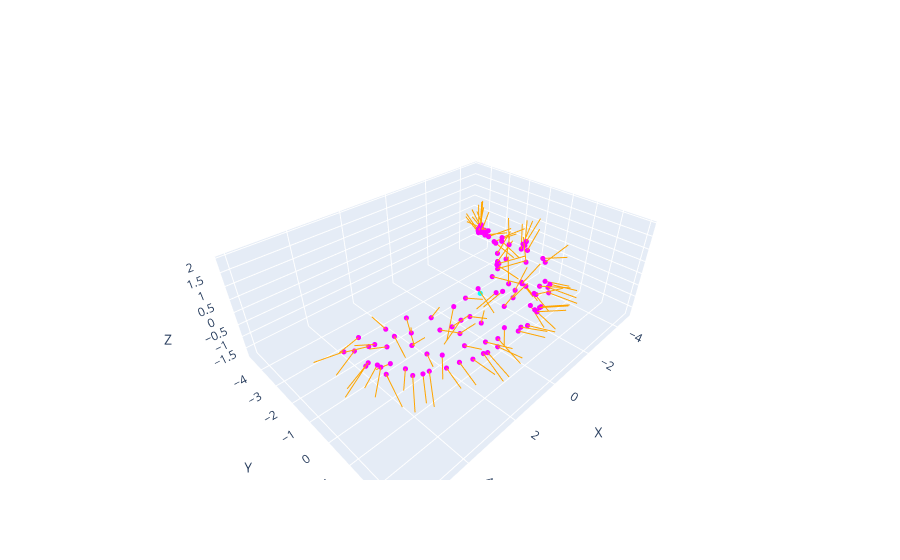

Here is the notebook cell this chart was saved with:
### Code cell
fig = new_fig()

# Ajouter les points à la figure
add_points(points, fig, 'magenta')

# Ajouter les points à la figure
add_point(center, fig, 'cyan')

# Ajouter les vecteurs normaux à la figure
for point, normal in zip(points, normals):
    add_line(point, point + normal, fig, 'orange')

fig.show()

### Figure 1 — Plotly figure (JSON) as saved in the notebook; plotly's stock layout.template omitted (floating-point values rounded to 4 significant figures)
{"data": [{"marker": {"color": "magenta", "size": 3}, "mode": "markers", "type": "scatter3d", "x": [-3.817], "y": [-3.578], "z": [-0.2661]}, {"marker": {"color": "magenta", "size": 3}, "mode": "markers", "type": "scatter3d", "x": [-4.025], "y": [-3.605], "z": [-0.3537]}, {"marker": {"color": "magenta", "size": 3}, "mode": "markers", "type": "scatter3d", "x": [-4.301], "y": [-3.652], "z": [-0.5765]}, {"marker": {"color": "magenta", "size": 3}, "mode": "markers", "type": "scatter3d", "x": [-4.295], "y": [-3.574], "z": [-0.69]}, {"marker": {"color": "magenta", "size": 3}, "mode": "markers", "type": "scatter3d", "x": [-4.002], "y": [-3.746], "z": [-0.614]}, {"marker": {"color": "magenta", "size": 3}, "mode": "markers", "type": "scatter3d", "x": [-3.538], "y": [-3.201], "z": [-0.2215]}, {"marker": {"color": "magenta", "size": 3}, "mode": "markers", "type": "scatter3d", "x": [-3.758], "y": [-3.44], "z": [-0.0826]}, {"marker": {"color": "magenta", "size": 3}, "mode": "markers", "type": "scatter3d", "x": [-3.722], "y": [-3.473], "z": [-0.2995]}, {"marker": {"color": "magenta", "size": 3}, "mode": "markers", "type": "scatter3d", "x": [-3.902], "y": [-3.683], "z": [-0.4634]}, {"marker": {"color": "magenta", "size": 3}, "mode": "markers", "type": "scatter3d", "x": [-3.835], "y": [-3.463], "z": [-0.06672]}, {"marker": {"color": "magenta", "size": 3}, "mode": "markers", "type": "scatter3d", "x": [-3.973], "y": [-3.176], "z": [-0.299]}, {"marker": {"color": "magenta", "size": 3}, "mode": "markers", "type": "scatter3d", "x": [-3.397], "y": [-2.357], "z": [-0.278]}, {"marker": {"color": "magenta", "size": 3}, "mode": "markers", "type": "scatter3d", "x": [-3.176], "y": [-2.482], "z": [-0.008278]}, {"marker": {"color": "magenta", "size": 3}, "mode": "markers", "type": "scatter3d", "x": [-3.305], "y": [-2.789], "z": [-0.09838]}, {"marker": {"color": "magenta", "size": 3}, "mode": "markers", "type": "scatter3d", "x": [-3.097], "y": [-1.452], "z": [-0.5943]}, {"marker": {"color": "magenta", "size": 3}, "mode": "markers", "type": "scatter3d", "x": [-2.677], "y": [-1.692], "z": [0.2049]}, {"marker": {"color": "magenta", "size": 3}, "mode": "markers", "type": "scatter3d", "x": [-2.676], "y": [-1.411], "z": [0.3994]}, {"marker": {"color": "magenta", "size": 3}, "mode": "markers", "type": "scatter3d", "x": [-3.68], "y": [-1.181], "z": [-0.2603]}, {"marker": {"color": "magenta", "size": 3}, "mode": "markers", "type": "scatter3d", "x": [-3.681], "y": [-1.123], "z": [-0.01341]}, {"marker": {"color": "magenta", "size": 3}, "mode": "markers", "type": "scatter3d", "x": [-2.694], "y": [0.6905], "z": [-0.4394]}, {"marker": {"color": "magenta", "size": 3}, "mode": "markers", "type": "scatter3d", "x": [-2.56], "y": [-0.01851], "z": [-0.9411]}, {"marker": {"color": "magenta", "size": 3}, "mode": "markers", "type": "scatter3d", "x": [-3.382], "y": [-0.7787], "z": [0.357]}, {"marker": {"color": "magenta", "size": 3}, "mode": "markers", "type": "scatter3d", "x": [-3.177], "y": [-1.794], "z": [0.2138]}, {"marker": {"color": "magenta", "size": 3}, "mode": "markers", "type": "scatter3d", "x": [-3.288], "y": [0.09931], "z": [0.0243]}, {"marker": {"color": "magenta", "size": 3}, "mode": "markers", "type": "scatter3d", "x": [-2.449], "y": [-1.365], "z": [-0.3857]}, {"marker": {"color": "magenta", "size": 3}, "mode": "markers", "type": "scatter3d", "x": [-2.889], "y": [-1.742], "z": [-0.3615]}, {"marker": {"color": "magenta", "size": 3}, "mode": "markers", "type": "scatter3d", "x": [-2.63], "y": [-0.2848], "z": [-0.9176]}, {"marker": {"color": "magenta", "size": 3}, "mode": "markers", "type": "scatter3d", "x": [-1.958], "y": [-0.9968], "z": [-0.153]}, {"marker": {"color": "magenta", "size": 3}, "mode": "markers", "type": "scatter3d", "x": [-3.735], "y": [-1.069], "z": [-0.07097]}, {"marker": {"color": "magenta", "size": 3}, "mode": "markers", "type": "scatter3d", "x": [-3.463], "y": [-0.7411], "z": [-0.5874]}, {"marker": {"color": "magenta", "size": 3}, "mode": "markers", "type": "scatter3d", "x": [-2.477], "y": [-0.9023], "z": [0.5374]}, {"marker": {"color": "magenta", "size": 3}, "mode": "markers", "type": "scatter3d", "x": [-2.827], "y": [0.5052], "z": [0.2358]}, {"marker": {"color": "magenta", "size": 3}, "mode": "markers", "type": "scatter3d", "x": [-2.29], "y": [0.05204], "z": [0.7652]}, {"marker": {"color": "magenta", "size": 3}, "mode": "markers", "type": "scatter3d", "x": [4.429], "y": [0.04686], "z": [0.6119]}, {"marker": {"color": "magenta", "size": 3}, "mode": "markers", "type": "scatter3d", "x": [3.982], "y": [-0.00957], "z": [0.8527]}, {"marker": {"color": "magenta", "size": 3}, "mode": "markers", "type": "scatter3d", "x": [3.418], "y": [-0.4218], "z": [-0.005919]}, {"marker": {"color": "magenta", "size": 3}, "mode": "markers", "type": "scatter3d", "x": [2.995], "y": [-0.3278], "z": [0.5036]}, {"marker": {"color": "magenta", "size": 3}, "mode": "markers", "type": "scatter3d", "x": [3.609], "y": [0.6227], "z": [0.8734]}, {"marker": {"color": "magenta", "size": 3}, "mode": "markers", "type": "scatter3d", "x": [4.161], "y": [0.9659], "z": [0.161]}, {"marker": {"color": "magenta", "size": 3}, "mode": "markers", "type": "scatter3d", "x": [4.282], "y": [0.3918], "z": [0.6546]}, {"marker": {"color": "magenta", "size": 3}, "mode": "markers", "type": "scatter3d", "x": [3.589], "y": [1.205], "z": [0.478]}, {"marker": {"color": "magenta", "size": 3}, "mode": "markers", "type": "scatter3d", "x": [2.591], "y": [1.642], "z": [0.413]}, {"marker": {"color": "magenta", "size": 3}, "mode": "markers", "type": "scatter3d", "x": [2.613], "y": [1.183], "z": [0.8293]}, {"marker": {"color": "magenta", "size": 3}, "mode": "markers", "type": "scatter3d", "x": [3.597], "y": [1.283], "z": [-0.1042]}, {"marker": {"color": "magenta", "size": 3}, "mode": "markers", "type": "scatter3d", "x": [3.937], "y": [-0.024], "z": [-0.4883]}, {"marker": {"color": "magenta", "size": 3}, "mode": "markers", "type": "scatter3d", "x": [4.321], "y": [-0.1185], "z": [-0.3414]}, {"marker": {"color": "magenta", "size": 3}, "mode": "markers", "type": "scatter3d", "x": [4.536], "y": [-0.09232], "z": [0.519]}, {"marker": {"color": "magenta", "size": 3}, "mode": "markers", "type": "scatter3d", "x": [4.675], "y": [-0.6453], "z": [0.08259]}, {"marker": {"color": "magenta", "size": 3}, "mode": "markers", "type": "scatter3d", "x": [5], "y": [-0.6476], "z": [0.2627]}, {"marker": {"color": "magenta", "size": 3}, "mode": "markers", "type": "scatter3d", "x": [2.887], "y": [0.638], "z": [0.9975]}, {"marker": {"color": "magenta", "size": 3}, "mode": "markers", "type": "scatter3d", "x": [2.794], "y": [1.652], "z": [-0.0691]}, {"marker": {"color": "magenta", "size": 3}, "mode": "markers", "type": "scatter3d", "x": [3.134], "y": [1.482], "z": [-0.1711]}, {"marker": {"color": "magenta", "size": 3}, "mode": "markers", "type": "scatter3d", "x": [4.72], "y": [-0.08164], "z": [-0.08383]}, {"marker": {"color": "magenta", "size": 3}, "mode": "markers", "type": "scatter3d", "x": [4.432], "y": [-0.7327], "z": [0.38]}, {"marker": {"color": "magenta", "size": 3}, "mode": "markers", "type": "scatter3d", "x": [4.762], "y": [0.1377], "z": [0.2245]}, {"marker": {"color": "magenta", "size": 3}, "mode": "markers", "type": "scatter3d", "x": [3.424], "y": [0.8055], "z": [-0.6809]}, {"marker": {"color": "magenta", "size": 3}, "mode": "markers", "type": "scatter3d", "x": [3.94], "y": [0.9783], "z": [-0.2435]}, {"marker": {"color": "magenta", "size": 3}, "mode": "markers", "type": "scatter3d", "x": [4.399], "y": [0.3859], "z": [-0.2927]}, {"marker": {"color": "magenta", "size": 3}, "mode": "markers", "type": "scatter3d", "x": [-1.668], "y": [0.8544], "z": [-0.903]}, {"marker": {"color": "magenta", "size": 3}, "mode": "markers", "type": "scatter3d", "x": [-1.783], "y": [1.38], "z": [0.0846]}, {"marker": {"color": "magenta", "size": 3}, "mode": "markers", "type": "scatter3d", "x": [-1.111], "y": [1.464], "z": [0.5]}, {"marker": {"color": "magenta", "size": 3}, "mode": "markers", "type": "scatter3d", "x": [-2.287], "y": [0.5518], "z": [-0.8471]}, {"marker": {"color": "magenta", "size": 3}, "mode": "markers", "type": "scatter3d", "x": [-1.695], "y": [1.489], "z": [-0.04322]}, {"marker": {"color": "magenta", "size": 3}, "mode": "markers", "type": "scatter3d", "x": [-1.327], "y": [1.269], "z": [-0.685]}, {"marker": {"color": "magenta", "size": 3}, "mode": "markers", "type": "scatter3d", "x": [-1.246], "y": [-0.09808], "z": [-0.5564]}, {"marker": {"color": "magenta", "size": 3}, "mode": "markers", "type": "scatter3d", "x": [-2.313], "y": [1.126], "z": [-0.1742]}, {"marker": {"color": "magenta", "size": 3}, "mode": "markers", "type": "scatter3d", "x": [-1.439], "y": [-0.5102], "z": [0.3471]}, {"marker": {"color": "magenta", "size": 3}, "mode": "markers", "type": "scatter3d", "x": [-1.079], "y": [-0.2658], "z": [0.4015]}, {"marker": {"color": "magenta", "size": 3}, "mode": "markers", "type": "scatter3d", "x": [-1.957], "y": [-0.06743], "z": [-0.8511]}, {"marker": {"color": "magenta", "size": 3}, "mode": "markers", "type": "scatter3d", "x": [-0.8493], "y": [1.781], "z": [-0.01947]}, {"marker": {"color": "magenta", "size": 3}, "mode": "markers", "type": "scatter3d", "x": [0.9211], "y": [0.09959], "z": [0.3702]}, {"marker": {"color": "magenta", "size": 3}, "mode": "markers", "type": "scatter3d", "x": [0.3288], "y": [0.1001], "z": [0.4425]}, {"marker": {"color": "magenta", "size": 3}, "mode": "markers", "type": "scatter3d", "x": [0.6178], "y": [0.5456], "z": [-0.5614]}, {"marker": {"color": "magenta", "size": 3}, "mode": "markers", "type": "scatter3d", "x": [0.9091], "y": [0.3004], "z": [-0.2688]}, {"marker": {"color": "magenta", "size": 3}, "mode": "markers", "type": "scatter3d", "x": [-0.7151], "y": [1.816], "z": [0.03503]}, {"marker": {"color": "magenta", "size": 3}, "mode": "markers", "type": "scatter3d", "x": [-0.5098], "y": [1.87], "z": [0.01062]}, {"marker": {"color": "magenta", "size": 3}, "mode": "markers", "type": "scatter3d", "x": [-0.04457], "y": [1.883], "z": [-0.2703]}, {"marker": {"color": "magenta", "size": 3}, "mode": "markers", "type": "scatter3d", "x": [3.066], "y": [-0.06886], "z": [-0.3673]}, {"marker": {"color": "magenta", "size": 3}, "mode": "markers", "type": "scatter3d", "x": [0.004345], "y": [1.049], "z": [0.9369]}, {"marker": {"color": "magenta", "size": 3}, "mode": "markers", "type": "scatter3d", "x": [0.5007], "y": [2.007], "z": [0.05566]}, {"marker": {"color": "magenta", "size": 3}, "mode": "markers", "type": "scatter3d", "x": [0.6017], "y": [1.998], "z": [-0.04028]}, {"marker": {"color": "magenta", "size": 3}, "mode": "markers", "type": "scatter3d", "x": [1.124], "y": [1.671], "z": [-0.5495]}, {"marker": {"color": "magenta", "size": 3}, "mode": "markers", "type": "scatter3d", "x": [-0.6863], "y": [1.639], "z": [0.4763]}, {"marker": {"color": "magenta", "size": 3}, "mode": "markers", "type": "scatter3d", "x": [-0.4085], "y": [1.258], "z": [0.8421]}, {"marker": {"color": "magenta", "size": 3}, "mode": "markers", "type": "scatter3d", "x": [-0.7686], "y": [-0.2335], "z": [0.2373]}, {"marker": {"color": "magenta", "size": 3}, "mode": "markers", "type": "scatter3d", "x": [1.542], "y": [0.4716], "z": [-0.495]}, {"marker": {"color": "magenta", "size": 3}, "mode": "markers", "type": "scatter3d", "x": [2.093], "y": [0.1394], "z": [-0.2204]}, {"marker": {"color": "magenta", "size": 3}, "mode": "markers", "type": "scatter3d", "x": [-0.7906], "y": [-0.031], "z": [-0.3478]}, {"marker": {"color": "magenta", "size": 3}, "mode": "markers", "type": "scatter3d", "x": [2.08], "y": [0.7173], "z": [0.9929]}, {"marker": {"color": "magenta", "size": 3}, "mode": "markers", "type": "scatter3d", "x": [1.506], "y": [1.942], "z": [0.1865]}, {"marker": {"color": "magenta", "size": 3}, "mode": "markers", "type": "scatter3d", "x": [1.948], "y": [1.85], "z": [0.2751]}, {"marker": {"color": "magenta", "size": 3}, "mode": "markers", "type": "scatter3d", "x": [2.287], "y": [1.207], "z": [0.8926]}, {"marker": {"color": "magenta", "size": 3}, "mode": "markers", "type": "scatter3d", "x": [0.3476], "y": [1.507], "z": [0.818]}, {"marker": {"color": "magenta", "size": 3}, "mode": "markers", "type": "scatter3d", "x": [0.8425], "y": [1.576], "z": [0.7951]}, {"marker": {"color": "magenta", "size": 3}, "mode": "markers", "type": "scatter3d", "x": [2.489], "y": [0.6452], "z": [-0.6693]}, {"marker": {"color": "magenta", "size": 3}, "mode": "markers", "type": "scatter3d", "x": [0.02346], "y": [1.051], "z": [-0.8113]}, {"marker": {"color": "magenta", "size": 3}, "mode": "markers", "type": "scatter3d", "x": [1.571], "y": [1.653], "z": [-0.5075]}, {"marker": {"color": "magenta", "size": 3}, "mode": "markers", "type": "scatter3d", "x": [1.973], "y": [1.821], "z": [-0.1701]}, {"marker": {"color": "magenta", "size": 3}, "mode": "markers", "type": "scatter3d", "x": [2.316], "y": [1.727], "z": [-0.2218]}, {"marker": {"color": "magenta", "size": 3}, "mode": "markers", "type": "scatter3d", "x": [4.593], "y": [0.4616], "z": [0.1704]}, {"marker": {"color": "cyan", "size": 3}, "mode": "markers", "type": "scatter3d", "x": [-0.01436], "y": [-0.09456], "z": [-0.01652]}, {"line": {"color": "orange", "width": 2}, "mode": "lines", "type": "scatter3d", "x": [-3.817, -4.206], "y": [-3.578, -3.977], "z": [-0.2661, 0.5644]}, {"line": {"color": "orange", "width": 2}, "mode": "lines", "type": "scatter3d", "x": [-4.025, -4.28], "y": [-3.605, -4.419], "z": [-0.3537, 0.1686]}, {"line": {"color": "orange", "width": 2}, "mode": "lines", "type": "scatter3d", "x": [-4.301, -4.63], "y": [-3.652, -4.434], "z": [-0.5765, -0.0471]}, {"line": {"color": "orange", "width": 2}, "mode": "lines", "type": "scatter3d", "x": [-4.295, -4.335], "y": [-3.574, -4.448], "z": [-0.69, -0.2062]}, {"line": {"color": "orange", "width": 2}, "mode": "lines", "type": "scatter3d", "x": [-4.002, -4.134], "y": [-3.746, -4.647], "z": [-0.614, -0.2012]}, {"line": {"color": "orange", "width": 2}, "mode": "lines", "type": "scatter3d", "x": [-3.538, -4.306], "y": [-3.201, -3.471], "z": [-0.2215, 0.3592]}, {"line": {"color": "orange", "width": 2}, "mode": "lines", "type": "scatter3d", "x": [-3.758, -4.02], "y": [-3.44, -3.652], "z": [-0.0826, 0.8589]}, {"line": {"color": "orange", "width": 2}, "mode": "lines", "type": "scatter3d", "x": [-3.722, -4.251], "y": [-3.473, -3.726], "z": [-0.2995, 0.5105]}, {"line": {"color": "orange", "width": 2}, "mode": "lines", "type": "scatter3d", "x": [-3.902, -4.069], "y": [-3.683, -4.555], "z": [-0.4634, -0.002745]}, {"line": {"color": "orange", "width": 2}, "mode": "lines", "type": "scatter3d", "x": [-3.835, -4.231], "y": [-3.463, -3.78], "z": [-0.06672, 0.7948]}, {"line": {"color": "orange", "width": 2}, "mode": "lines", "type": "scatter3d", "x": [-3.973, -3.56], "y": [-3.176, -4.047], "z": [-0.299, -0.03243]}, {"line": {"color": "orange", "width": 2}, "mode": "lines", "type": "scatter3d", "x": [-3.397, -4.266], "y": [-2.357, -1.903], "z": [-0.278, -0.07937]}, {"line": {"color": "orange", "width": 2}, "mode": "lines", "type": "scatter3d", "x": [-3.176, -4.042], "y": [-2.482, -2.032], "z": [-0.008278, 0.2055]}, {"line": {"color": "orange", "width": 2}, "mode": "lines", "type": "scatter3d", "x": [-3.305, -4.197], "y": [-2.789, -2.344], "z": [-0.09838, -0.1704]}, {"line": {"color": "orange", "width": 2}, "mode": "lines", "type": "scatter3d", "x": [-3.097, -3.148], "y": [-1.452, -1.413], "z": [-0.5943, 0.4036]}, {"line": {"color": "orange", "width": 2}, "mode": "lines", "type": "scatter3d", "x": [-2.677, -3.211], "y": [-1.692, -1.168], "z": [0.2049, -0.4588]}, {"line": {"color": "orange", "width": 2}, "mode": "lines", "type": "scatter3d", "x": [-2.676, -3.17], "y": [-1.411, -0.9069], "z": [0.3994, -0.3088]}, {"line": {"color": "orange", "width": 2}, "mode": "lines", "type": "scatter3d", "x": [-3.68, -4.102], "y": [-1.181, -1.548], "z": [-0.2603, 0.5688]}, {"line": {"color": "orange", "width": 2}, "mode": "lines", "type": "scatter3d", "x": [-3.681, -4.348], "y": [-1.123, -1.238], "z": [-0.01341, 0.7226]}, {"line": {"color": "orange", "width": 2}, "mode": "lines", "type": "scatter3d", "x": [-2.694, -3.441], "y": [0.6905, 1.286], "z": [-0.4394, -0.7332]}, {"line": {"color": "orange", "width": 2}, "mode": "lines", "type": "scatter3d", "x": [-2.56, -3.075], "y": [-0.01851, 0.2542], "z": [-0.9411, -1.754]}, {"line": {"color": "orange", "width": 2}, "mode": "lines", "type": "scatter3d", "x": [-3.382, -3.93], "y": [-0.7787, -0.6252], "z": [0.357, 1.179]}, {"line": {"color": "orange", "width": 2}, "mode": "lines", "type": "scatter3d", "x": [-3.177, -4.066], "y": [-1.794, -1.387], "z": [0.2138, 0.4246]}, {"line": {"color": "orange", "width": 2}, "mode": "lines", "type": "scatter3d", "x": [-3.288, -4.125], "y": [0.09931, 0.6414], "z": [0.0243, -0.05986]}, {"line": {"color": "orange", "width": 2}, "mode": "lines", "type": "scatter3d", "x": [-2.449, -2.932], "y": [-1.365, -1.087], "z": [-0.3857, 0.4444]}, {"line": {"color": "orange", "width": 2}, "mode": "lines", "type": "scatter3d", "x": [-2.889, -3.39], "y": [-1.742, -1.569], "z": [-0.3615, 0.4863]}, {"line": {"color": "orange", "width": 2}, "mode": "lines", "type": "scatter3d", "x": [-2.63, -3.146], "y": [-0.2848, -0.02259], "z": [-0.9176, -1.733]}, {"line": {"color": "orange", "width": 2}, "mode": "lines", "type": "scatter3d", "x": [-1.958, -2.433], "y": [-0.9968, -0.2973], "z": [-0.153, -0.6874]}, {"line": {"color": "orange", "width": 2}, "mode": "lines", "type": "scatter3d", "x": [-3.735, -4.23], "y": [-1.069, -1.425], "z": [-0.07097, 0.7211]}, {"line": {"color": "orange", "width": 2}, "mode": "lines", "type": "scatter3d", "x": [-3.463, -3.641], "y": [-0.7411, -1.112], "z": [-0.5874, 0.3241]}, {"line": {"color": "orange", "width": 2}, "mode": "lines", "type": "scatter3d", "x": [-2.477, -2.582], "y": [-0.9023, -1.105], "z": [0.5374, 1.511]}, {"line": {"color": "orange", "width": 2}, "mode": "lines", "type": "scatter3d", "x": [-2.827, -3.373], "y": [0.5052, 0.9932], "z": [0.2358, 0.9167]}, {"line": {"color": "orange", "width": 2}, "mode": "lines", "type": "scatter3d", "x": [-2.29, -2.367], "y": [0.05204, 0.3974], "z": [0.7652, 1.7]}, {"line": {"color": "orange", "width": 2}, "mode": "lines", "type": "scatter3d", "x": [4.429, 5.182], "y": [0.04686, 0.3034], "z": [0.6119, 1.217]}, {"line": {"color": "orange", "width": 2}, "mode": "lines", "type": "scatter3d", "x": [3.982, 4.5], "y": [-0.00957, 0.1864], "z": [0.8527, 1.685]}, {"line": {"color": "orange", "width": 2}, "mode": "lines", "type": "scatter3d", "x": [3.418, 3.781], "y": [-0.4218, 0.5101], "z": [-0.005919, -0.002983]}, {"line": {"color": "orange", "width": 2}, "mode": "lines", "type": "scatter3d", "x": [2.995, 3.446], "y": [-0.3278, 0.5213], "z": [0.5036, 0.2274]}, {"line": {"color": "orange", "width": 2}, "mode": "lines", "type": "scatter3d", "x": [3.609, 4.022], "y": [0.6227, 1.144], "z": [0.8734, 1.62]}, {"line": {"color": "orange", "width": 2}, "mode": "lines", "type": "scatter3d", "x": [4.161, 4.816], "y": [0.9659, 1.688], "z": [0.161, 0.3822]}, {"line": {"color": "orange", "width": 2}, "mode": "lines", "type": "scatter3d", "x": [4.282, 5.02], "y": [0.3918, 0.7022], "z": [0.6546, 1.254]}, {"line": {"color": "orange", "width": 2}, "mode": "lines", "type": "scatter3d", "x": [3.589, 4.077], "y": [1.205, 1.979], "z": [0.478, 0.8821]}, {"line": {"color": "orange", "width": 2}, "mode": "lines", "type": "scatter3d", "x": [2.591, 2.818], "y": [1.642, 2.453], "z": [0.413, 0.9521]}, {"line": {"color": "orange", "width": 2}, "mode": "lines", "type": "scatter3d", "x": [2.613, 2.644], "y": [1.183, 1.817], "z": [0.8293, 1.602]}, {"line": {"color": "orange", "width": 2}, "mode": "lines", "type": "scatter3d", "x": [3.597, 4.123], "y": [1.283, 2.027], "z": [-0.1042, -0.5165]}, {"line": {"color": "orange", "width": 2}, "mode": "lines", "type": "scatter3d", "x": [3.937, 3.996], "y": [-0.024, -0.7308], "z": [-0.4883, -1.193]}, {"line": {"color": "orange", "width": 2}, "mode": "lines", "type": "scatter3d", "x": [4.321, 4.674], "y": [-0.1185, -0.399], "z": [-0.3414, -1.234]}, {"line": {"color": "orange", "width": 2}, "mode": "lines", "type": "scatter3d", "x": [4.536, 5.377], "y": [-0.09232, 0.13], "z": [0.519, 1.011]}, {"line": {"color": "orange", "width": 2}, "mode": "lines", "type": "scatter3d", "x": [4.675, 5.571], "y": [-0.6453, -0.2003], "z": [0.08259, 0.09027]}, {"line": {"color": "orange", "width": 2}, "mode": "lines", "type": "scatter3d", "x": [5, 5.946], "y": [-0.6476, -0.5526], "z": [0.2627, 0.5725]}, {"line": {"color": "orange", "width": 2}, "mode": "lines", "type": "scatter3d", "x": [2.887, 3.103], "y": [0.638, 1.211], "z": [0.9975, 1.788]}, {"line": {"color": "orange", "width": 2}, "mode": "lines", "type": "scatter3d", "x": [2.794, 3.137], "y": [1.652, 2.589], "z": [-0.0691, -0.007181]}, {"line": {"color": "orange", "width": 2}, "mode": "lines", "type": "scatter3d", "x": [3.134, 3.5], "y": [1.482, 2.398], "z": [-0.1711, -0.008445]}, {"line": {"color": "orange", "width": 2}, "mode": "lines", "type": "scatter3d", "x": [4.72, 5.624], "y": [-0.08164, 0.1719], "z": [-0.08383, -0.4291]}, {"line": {"color": "orange", "width": 2}, "mode": "lines", "type": "scatter3d", "x": [4.432, 5.307], "y": [-0.7327, -0.3238], "z": [0.38, 0.64]}, {"line": {"color": "orange", "width": 2}, "mode": "lines", "type": "scatter3d", "x": [4.762, 5.692], "y": [0.1377, 0.5058], "z": [0.2245, 0.2141]}, {"line": {"color": "orange", "width": 2}, "mode": "lines", "type": "scatter3d", "x": [3.424, 3.547], "y": [0.8055, 1.051], "z": [-0.6809, -1.642]}, {"line": {"color": "orange", "width": 2}, "mode": "lines", "type": "scatter3d", "x": [3.94, 4.48], "y": [0.9783, 1.655], "z": [-0.2435, -0.7435]}, {"line": {"color": "orange", "width": 2}, "mode": "lines", "type": "scatter3d", "x": [4.399, 4.535], "y": [0.3859, 1.188], "z": [-0.2927, -0.8745]}, {"line": {"color": "orange", "width": 2}, "mode": "lines", "type": "scatter3d", "x": [-1.668, -1.859], "y": [0.8544, 1.424], "z": [-0.903, -1.703]}, {"line": {"color": "orange", "width": 2}, "mode": "lines", "type": "scatter3d", "x": [-1.783, -2.224], "y": [1.38, 2.251], "z": [0.0846, -0.1342]}, {"line": {"color": "orange", "width": 2}, "mode": "lines", "type": "scatter3d", "x": [-1.111, -1.424], "y": [1.464, 2.385], "z": [0.5, 0.7342]}, {"line": {"color": "orange", "width": 2}, "mode": "lines", "type": "scatter3d", "x": [-2.287, -2.686], "y": [0.5518, 1.036], "z": [-0.8471, -1.626]}, {"line": {"color": "orange", "width": 2}, "mode": "lines", "type": "scatter3d", "x": [-1.695, -2.135], "y": [1.489, 2.36], "z": [-0.04322, -0.2646]}, {"line": {"color": "orange", "width": 2}, "mode": "lines", "type": "scatter3d", "x": [-1.327, -1.625], "y": [1.269, 2.011], "z": [-0.685, -1.286]}, {"line": {"color": "orange", "width": 2}, "mode": "lines", "type": "scatter3d", "x": [-1.246, -0.8306], "y": [-0.09808, -0.6012], "z": [-0.5564, -1.314]}, {"line": {"color": "orange", "width": 2}, "mode": "lines", "type": "scatter3d", "x": [-2.313, -2.945], "y": [1.126, 1.869], "z": [-0.1742, -0.3927]}, {"line": {"color": "orange", "width": 2}, "mode": "lines", "type": "scatter3d", "x": [-1.439, -1.913], "y": [-0.5102, 0.2564], "z": [0.3471, 0.7801]}, {"line": {"color": "orange", "width": 2}, "mode": "lines", "type": "scatter3d", "x": [-1.079, -1.543], "y": [-0.2658, 0.5011], "z": [0.4015, 0.8445]}, {"line": {"color": "orange", "width": 2}, "mode": "lines", "type": "scatter3d", "x": [-1.957, -2.317], "y": [-0.06743, 0.1047], "z": [-0.8511, 0.06551]}, {"line": {"color": "orange", "width": 2}, "mode": "lines", "type": "scatter3d", "x": [-0.8493, -1.042], "y": [1.781, 2.659], "z": [-0.01947, 0.4186]}, {"line": {"color": "orange", "width": 2}, "mode": "lines", "type": "scatter3d", "x": [0.9211, 1.088], "y": [0.09959, 0.9583], "z": [0.3702, 0.8547]}, {"line": {"color": "orange", "width": 2}, "mode": "lines", "type": "scatter3d", "x": [0.3288, 0.1209], "y": [0.1001, 0.6539], "z": [0.4425, -0.3638]}, {"line": {"color": "orange", "width": 2}, "mode": "lines", "type": "scatter3d", "x": [0.6178, 0.9271], "y": [0.5456, 0.9013], "z": [-0.5614, 0.3206]}, {"line": {"color": "orange", "width": 2}, "mode": "lines", "type": "scatter3d", "x": [0.9091, 1.079], "y": [0.3004, 1.151], "z": [-0.2688, 0.2284]}, {"line": {"color": "orange", "width": 2}, "mode": "lines", "type": "scatter3d", "x": [-0.7151, -0.9072], "y": [1.816, 2.695], "z": [0.03503, 0.4715]}, {"line": {"color": "orange", "width": 2}, "mode": "lines", "type": "scatter3d", "x": [-0.5098, -0.6989], "y": [1.87, 2.75], "z": [0.01062, 0.4468]}, {"line": {"color": "orange", "width": 2}, "mode": "lines", "type": "scatter3d", "x": [-0.04457, -0.08803], "y": [1.883, 2.841], "z": [-0.2703, 0.01485]}, {"line": {"color": "orange", "width": 2}, "mode": "lines", "type": "scatter3d", "x": [3.066, 3.106], "y": [-0.06886, 0.5941], "z": [-0.3673, 0.3803]}, {"line": {"color": "orange", "width": 2}, "mode": "lines", "type": "scatter3d", "x": [0.004345, 0.08748], "y": [1.049, 1.008], "z": [0.9369, 1.933]}, {"line": {"color": "orange", "width": 2}, "mode": "lines", "type": "scatter3d", "x": [0.5007, 0.5192], "y": [2.007, 2.926], "z": [0.05566, 0.4504]}, {"line": {"color": "orange", "width": 2}, "mode": "lines", "type": "scatter3d", "x": [0.6017, 0.6136], "y": [1.998, 2.942], "z": [-0.04028, 0.2909]}, {"line": {"color": "orange", "width": 2}, "mode": "lines", "type": "scatter3d", "x": [1.124, 1.192], "y": [1.671, 2.642], "z": [-0.5495, -0.3213]}, {"line": {"color": "orange", "width": 2}, "mode": "lines", "type": "scatter3d", "x": [-0.6863, -0.8549], "y": [1.639, 2.449], "z": [0.4763, 1.038]}, {"line": {"color": "orange", "width": 2}, "mode": "lines", "type": "scatter3d", "x": [-0.4085, -0.553], "y": [1.258, 1.731], "z": [0.8421, 1.711]}, {"line": {"color": "orange", "width": 2}, "mode": "lines", "type": "scatter3d", "x": [-0.7686, -1.115], "y": [-0.2335, 0.7048], "z": [0.2373, 0.2281]}, {"line": {"color": "orange", "width": 2}, "mode": "lines", "type": "scatter3d", "x": [1.542, 1.55], "y": [0.4716, 1.103], "z": [-0.495, 0.2805]}, {"line": {"color": "orange", "width": 2}, "mode": "lines", "type": "scatter3d", "x": [2.093, 2.072], "y": [0.1394, 1.054], "z": [-0.2204, 0.1844]}, {"line": {"color": "orange", "width": 2}, "mode": "lines", "type": "scatter3d", "x": [-0.7906, -0.3576], "y": [-0.031, -0.5227], "z": [-0.3478, -1.103]}, {"line": {"color": "orange", "width": 2}, "mode": "lines", "type": "scatter3d", "x": [2.08, 2.567], "y": [0.7173, 0.9293], "z": [0.9929, 0.1458]}, {"line": {"color": "orange", "width": 2}, "mode": "lines", "type": "scatter3d", "x": [1.506, 1.653], "y": [1.942, 2.903], "z": [0.1865, -0.04552]}, {"line": {"color": "orange", "width": 2}, "mode": "lines", "type": "scatter3d", "x": [1.948, 1.944], "y": [1.85, 2.786], "z": [0.2751, 0.6283]}, {"line": {"color": "orange", "width": 2}, "mode": "lines", "type": "scatter3d", "x": [2.287, 2.643], "y": [1.207, 0.8879], "z": [0.8926, 0.01421]}, {"line": {"color": "orange", "width": 2}, "mode": "lines", "type": "scatter3d", "x": [0.3476, 0.4672], "y": [1.507, 2.044], "z": [0.818, 1.653]}, {"line": {"color": "orange", "width": 2}, "mode": "lines", "type": "scatter3d", "x": [0.8425, 1.025], "y": [1.576, 2.074], "z": [0.7951, 1.643]}, {"line": {"color": "orange", "width": 2}, "mode": "lines", "type": "scatter3d", "x": [2.489, 2.514], "y": [0.6452, 0.6834], "z": [-0.6693, -1.668]}, {"line": {"color": "orange", "width": 2}, "mode": "lines", "type": "scatter3d", "x": [0.02346, -0.1933], "y": [1.051, 0.9552], "z": [-0.8113, -1.783]}, {"line": {"color": "orange", "width": 2}, "mode": "lines", "type": "scatter3d", "x": [1.571, 1.72], "y": [1.653, 2.618], "z": [-0.5075, -0.7245]}, {"line": {"color": "orange", "width": 2}, "mode": "lines", "type": "scatter3d", "x": [1.973, 2.17], "y": [1.821, 2.753], "z": [-0.1701, -0.4719]}, {"line": {"color": "orange", "width": 2}, "mode": "lines", "type": "scatter3d", "x": [2.316, 2.493], "y": [1.727, 2.69], "z": [-0.2218, -0.01782]}, {"line": {"color": "orange", "width": 2}, "mode": "lines", "type": "scatter3d", "x": [4.593, 5.314], "y": [0.4616, 1.152], "z": [0.1704, 0.108]}], "layout": {"scene": {"aspectmode": "data", "xaxis": {"title": {"text": "X"}}, "yaxis": {"title": {"text": "Y"}}, "zaxis": {"title": {"text": "Z"}}}, "showlegend": false}}
